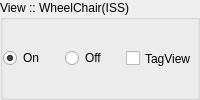
          <widget class="QGroupBox" name="gbWheelChairOption">
           <property name="title">
            <string>View :: WheelChair(ISS)</string>
           </property>
           <layout class="QHBoxLayout" name="horizontalLayout_8">
            <property name="spacing">
             <number>0</number>
            </property>
            <property name="sizeConstraint">
             <enum>QLayout::SetMinimumSize</enum>
            </property>
            <property name="margin">
             <number>0</number>
            </property>
            <item>
             <widget class="QRadioButton" name="radioWheelChairViewOn">
              <property name="text">
               <string>On</string>
              </property>
              <property name="checked">
               <bool>true</bool>
              </property>
             </widget>
            </item>
            <item>
             <widget class="QRadioButton" name="radioWheelChairViewOff">
              <property name="text">
               <string>Off</string>
              </property>
              <property name="checked">
               <bool>false</bool>
              </property>
             </widget>
            </item>
            <item>
             <widget class="QCheckBox" name="ckbWheelChairTagView">
              <property name="sizePolicy">
               <sizepolicy hsizetype="Minimum" vsizetype="Minimum">
                <horstretch>0</horstretch>
                <verstretch>0</verstretch>
               </sizepolicy>
              </property>
              <property name="locale">
               <locale language="English" country="UnitedStates"/>
              </property>
              <property name="text">
               <string>TagView</string>
              </property>
             </widget>
            </item>
           </layout>
          </widget>
